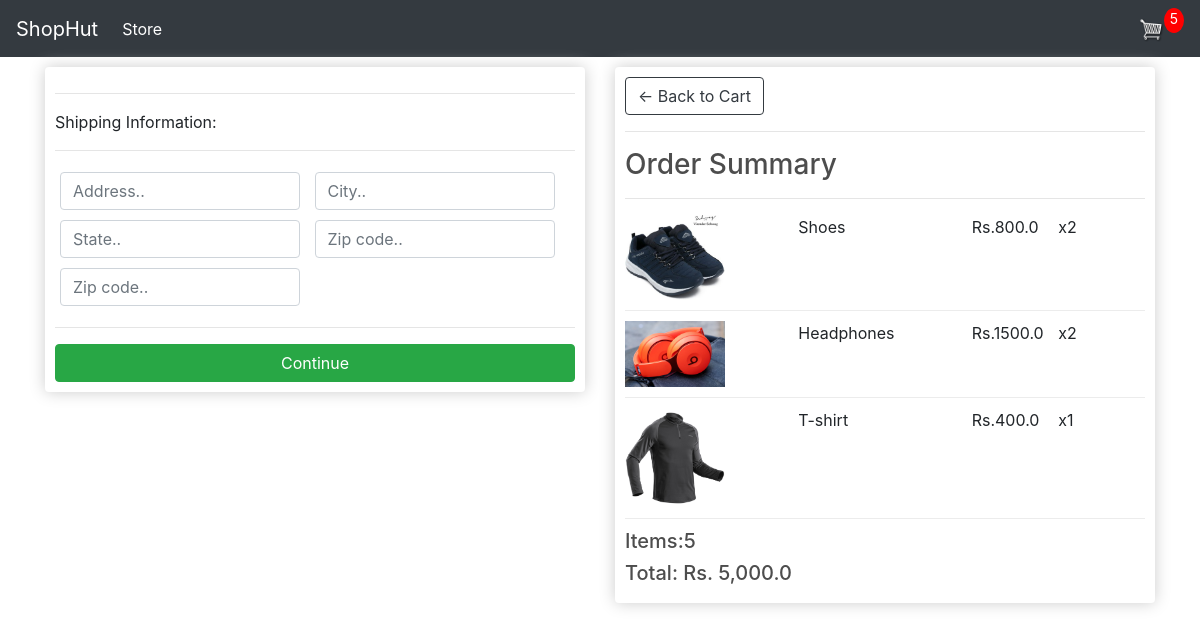
Screenshot of /checkout/ (signed in) with the database file from the repository.
### store/models.py (models this page shows, shortened)
class OrderItem(models.Model):
    product = models.ForeignKey(Product, on_delete=models.SET_NULL, null=True)
    order = models.ForeignKey(Order, on_delete=models.SET_NULL, null=True)
    quantity = models.IntegerField(default=0, null=True, blank=True)
    date_added = models.DateTimeField(auto_now_add=True)
    @property
    def get_total(self):
        return self.product.price * self.quantity

class Product(models.Model):
    name = models.CharField(max_length=200, null=True)
    price = models.FloatField()
    digital = models.BooleanField(default=False, null=True, blank=False)
    image = models.ImageField(null=True, blank=True)

class Order(models.Model):
    customer = models.ForeignKey(
        Customer, on_delete=models.SET_NULL, blank=True, null=True)
    data_ordered = models.DateField(auto_now_add=True)
    complete = models.BooleanField(default=False, null=True, blank=False)
    transaction_id = models.CharField(max_length=200, null=True)
    @property
    def shipping(self):
        shipping = False
        orderitems = self.orderitem_set.all()
        for i in orderitems:
            if i.product.digital == False:
                shipping = True
        return shipping
    @property
    def get_cart_total(self):
        orderitems = self.orderitem_set.all()
        total = sum([item.quantity for item in orderitems])
        return "{:,}".format(total)
    @property
    def get_cart_items(self):
        orderitems = self.orderitem_set.all()
        total = sum([item.get_total for item in orderitems])
        return "{:,}".format(total)

### store/views.py (the view)
# urls.py: path('checkout/', views.checkout, name='checkout'),
def checkout(request):
    data = cartData(request)
    cartItems = data['cartItems']
    items = data['items']
    order = data['order']
    context = {'items': items, 'order': order,
               'cartItems': cartItems, 'shipping': False}
    return render(request, 'store/checkout.html', context)

### store/utils.py (called while the page is built)
def cartData(request):
    if request.user.is_authenticated:
        customer = request.user.customer
        order, created = Order.objects.get_or_create(
            customer=customer, complete=False)
        items = order.orderitem_set.all()
        cartItems = order.get_cart_total
    else:
        cookieData = cookieCart(request)
        cartItems = cookieData['cartItems']
        order = cookieData['order']
        items = cookieData['items']
    return {'items': items, 'order': order, 'cartItems': cartItems}

### store/templates/store/checkout.html (shortened to what this page needs)
{% extends 'store/main.html' %} {% load static %} {% block content %}
<div class="row">
  <div class="col-lg-6">
    <div class="box-element" id="form-wrapper">
      <form id="form">
        <div id="shipping-info">
          <hr />
          <p>Shipping Information:</p>
          <hr />
          <div class="form-field">
            <input
              class="form-control"
              type="text"
              name="address"
              placeholder="Address.."
            />
          </div>
          <div class="form-field">
            <input
              class="form-control"
              type="text"
              name="city"
              placeholder="City.."
            />
          </div>
          <div class="form-field">
            <input
              class="form-control"
              type="text"
              name="state"
              placeholder="State.."
            />
          </div>
          <div class="form-field">
            <input
              class="form-control"
              type="text"
              name="zipcode"
              placeholder="Zip code.."
            />
          </div>
          <div class="form-field">
            <input
              class="form-control"
              type="text"
              name="country"
              placeholder="Zip code.."
            />
          </div>
        </div>
        <hr />
        <input
          id="form-button"
          class="btn btn-success btn-block"
          type="submit"
          value="Continue"
        />
      </form>
    </div>
    <br />
  </div>
  <div class="col-lg-6">
    <div class="box-element">
      <a class="btn btn-outline-dark" href="{% url 'cart' %}"
        >&#x2190; Back to Cart</a
      >
      <hr />
      <h3>Order Summary</h3>
      <hr />
      {% for item in items %}
      <div class="cart-row">
        <div style="flex: 2;">
          <img class="row-image" src="{{item.product.image.url}}" />
        </div>
        <div style="flex: 2;"><p>{{item.product.name}}</p></div>
        <div style="flex: 1;">
          <p>Rs.{{item.product.price}}</p>
        </div>
        <div style="flex: 1;"><p>x{{item.quantity}}</p></div>
      </div>
      {% endfor %}
      <h5>Items:{{order.get_cart_total}}</h5>
      <h5>Total: Rs. {{ order.get_cart_items}}</h5>
    </div>
  </div>
</div>
{% endblock content %}

### static/css/main.css (style rules this page uses)
body { background-color: hsl(0, 0%, 98%); }
h1, h2, h3, h4, h5, h6 { color: hsl(0, 0%, 30%); }
.box-element { box-shadow: hsl(0, 0%, 80%) 0 0 16px; background-color: #fff; border-radius: 4px; padding: 10px; }
.col-lg-4, .col-lg-6, .col-lg-8, .col-lg-12 { margin-top: 10px; }
.btn { border-radius: 0; }
.row-image { width: 100px; }
.form-field { width: 250px; display: inline-block; padding: 5px; }
.cart-row { display: flex; align-items: flex-stretch; padding-bottom: 10px; margin-bottom: 10px; border-bottom: 1px solid #ececec; }

### rows the page displays
OrderItem: product.image (picture), product.name "Shoes", product.price "800.0", quantity "2"
OrderItem: product.image (picture), product.name "Headphones", product.price "1500.0", quantity "2"
OrderItem: product.image (picture), product.name "T-shirt", product.price "400.0", quantity "1"
Order: get_cart_total "5", get_cart_items "5,000.0"

### other values shown
{{ cartItems }} "5"
